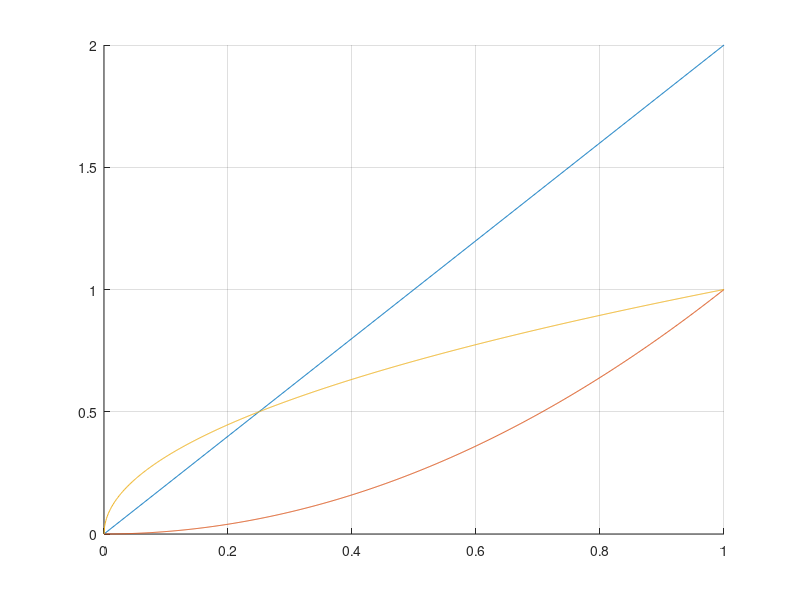

MATLAB code for this plot: (Note: this script raises an error after producing the figure.)
clear;
close all;

X = 0:0.001: 1;

f = @(x) (2*x) .* (x<=1) .* (x>=0);
F = @(x) (x.*x) .* (x<=1) .* (x>=0) + (x>1);
F1 = @(x) (sqrt(x .* (x>=0)));

Y1 = f(X);
Y2 = F(X);
Y3 = F1(X);

hold on;
grid on;
plot(X, Y1);
plot(X, Y2);
plot(X, Y3);

figure();

histogram(Y3)

